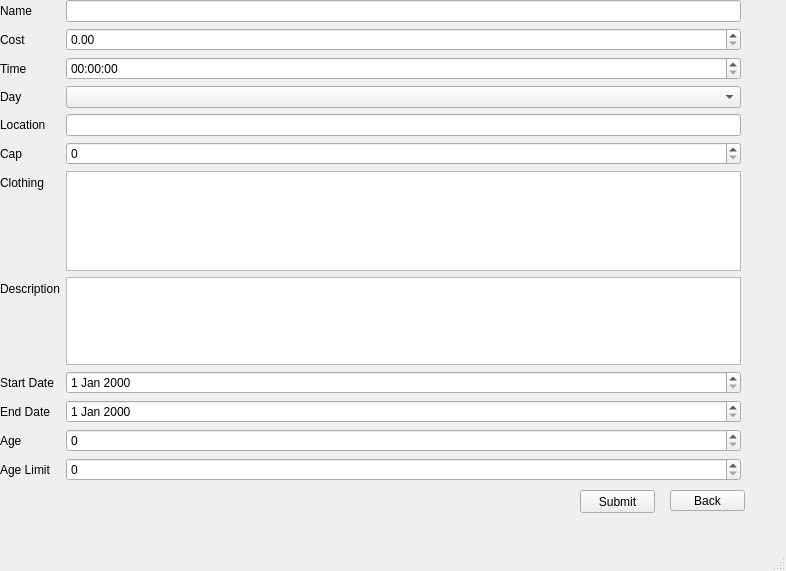
<?xml version="1.0" encoding="UTF-8"?>
<ui version="4.0">
 <class>MainWindow</class>
 <widget class="QMainWindow" name="MainWindow">
  <property name="geometry">
   <rect>
    <x>0</x>
    <y>0</y>
    <width>786</width>
    <height>571</height>
   </rect>
  </property>
  <property name="windowTitle">
   <string>MainWindow</string>
  </property>
  <widget class="QWidget" name="centralwidget">
   <widget class="QWidget" name="formLayoutWidget">
    <property name="geometry">
     <rect>
      <x>0</x>
      <y>0</y>
      <width>741</width>
      <height>481</height>
     </rect>
    </property>
    <layout class="QFormLayout" name="formLayout">
     <item row="0" column="0">
      <widget class="QLabel" name="label_12">
       <property name="text">
        <string>Name</string>
       </property>
      </widget>
     </item>
     <item row="0" column="1">
      <widget class="QLineEdit" name="lineEdit"/>
     </item>
     <item row="1" column="0">
      <widget class="QLabel" name="label_13">
       <property name="text">
        <string>Cost</string>
       </property>
      </widget>
     </item>
     <item row="1" column="1">
      <widget class="QDoubleSpinBox" name="doubleSpinBox"/>
     </item>
     <item row="2" column="0">
      <widget class="QLabel" name="timeLabel">
       <property name="text">
        <string>Time</string>
       </property>
      </widget>
     </item>
     <item row="2" column="1">
      <widget class="QTimeEdit" name="timeTimeEdit"/>
     </item>
     <item row="3" column="0">
      <widget class="QLabel" name="dayLabel">
       <property name="text">
        <string>Day</string>
       </property>
      </widget>
     </item>
     <item row="3" column="1">
      <widget class="QComboBox" name="dayComboBox"/>
     </item>
     <item row="4" column="0">
      <widget class="QLabel" name="locationLabel">
       <property name="text">
        <string>Location</string>
       </property>
      </widget>
     </item>
     <item row="4" column="1">
      <widget class="QLineEdit" name="locationLineEdit"/>
     </item>
     <item row="5" column="0">
      <widget class="QLabel" name="capLabel">
       <property name="text">
        <string>Cap</string>
       </property>
      </widget>
     </item>
     <item row="5" column="1">
      <widget class="QSpinBox" name="capSpinBox"/>
     </item>
     <item row="6" column="0">
      <widget class="QLabel" name="label_14">
       <property name="text">
        <string>Clothing</string>
       </property>
      </widget>
     </item>
     <item row="6" column="1">
      <widget class="QTextEdit" name="textEdit">
       <property name="minimumSize">
        <size>
         <width>0</width>
         <height>100</height>
        </size>
       </property>
       <property name="maximumSize">
        <size>
         <width>693</width>
         <height>100</height>
        </size>
       </property>
      </widget>
     </item>
     <item row="7" column="0">
      <widget class="QLabel" name="label">
       <property name="text">
        <string>Description</string>
       </property>
      </widget>
     </item>
     <item row="7" column="1">
      <widget class="QTextEdit" name="textEdit_2">
       <property name="maximumSize">
        <size>
         <width>680</width>
         <height>100</height>
        </size>
       </property>
      </widget>
     </item>
     <item row="8" column="0">
      <widget class="QLabel" name="startDateLabel">
       <property name="text">
        <string>Start Date</string>
       </property>
      </widget>
     </item>
     <item row="8" column="1">
      <widget class="QDateEdit" name="startDateDateEdit"/>
     </item>
     <item row="9" column="0">
      <widget class="QLabel" name="endDateLabel">
       <property name="text">
        <string>End Date</string>
       </property>
      </widget>
     </item>
     <item row="9" column="1">
      <widget class="QDateEdit" name="endDateDateEdit"/>
     </item>
     <item row="10" column="0">
      <widget class="QLabel" name="ageLabel">
       <property name="text">
        <string>Age</string>
       </property>
      </widget>
     </item>
     <item row="10" column="1">
      <widget class="QSpinBox" name="ageSpinBox"/>
     </item>
     <item row="11" column="0">
      <widget class="QLabel" name="ageLimitLabel">
       <property name="text">
        <string>Age Limit</string>
       </property>
      </widget>
     </item>
     <item row="11" column="1">
      <widget class="QSpinBox" name="ageLimitSpinBox"/>
     </item>
    </layout>
   </widget>
   <widget class="QPushButton" name="pushButton">
    <property name="geometry">
     <rect>
      <x>580</x>
      <y>490</y>
      <width>75</width>
      <height>23</height>
     </rect>
    </property>
    <property name="text">
     <string>Submit</string>
    </property>
   </widget>
   <widget class="QPushButton" name="pushButton_2">
    <property name="geometry">
     <rect>
      <x>670</x>
      <y>490</y>
      <width>75</width>
      <height>21</height>
     </rect>
    </property>
    <property name="text">
     <string>Back</string>
    </property>
   </widget>
  </widget>
  <widget class="QMenuBar" name="menubar">
   <property name="geometry">
    <rect>
     <x>0</x>
     <y>0</y>
     <width>786</width>
     <height>21</height>
    </rect>
   </property>
  </widget>
  <widget class="QStatusBar" name="statusbar"/>
 </widget>
 <resources/>
 <connections/>
</ui>
